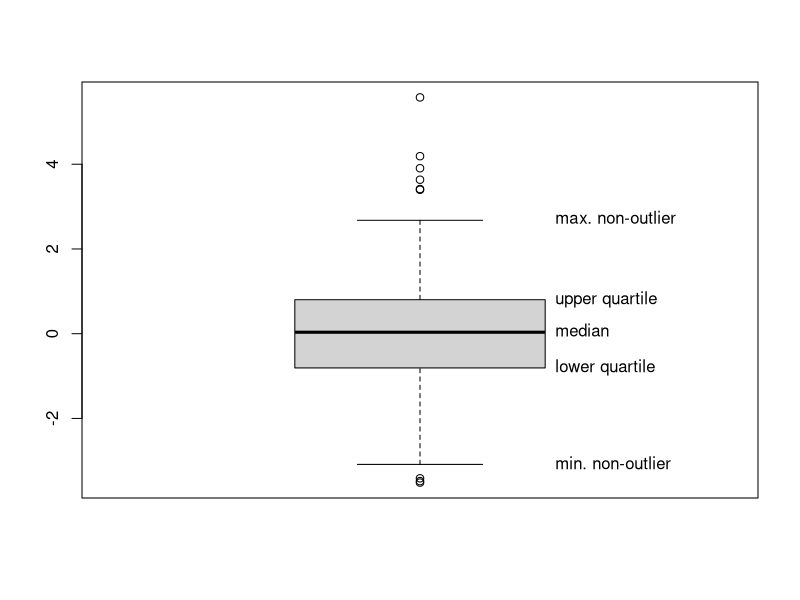
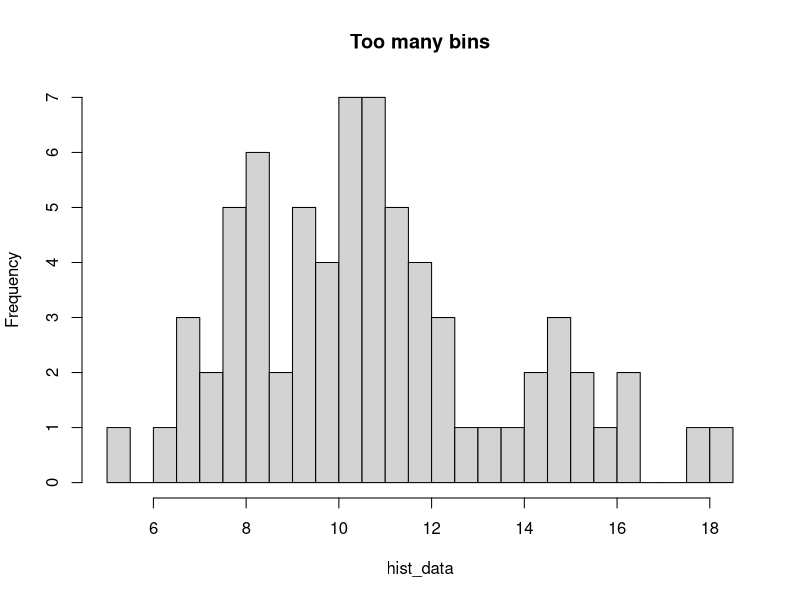
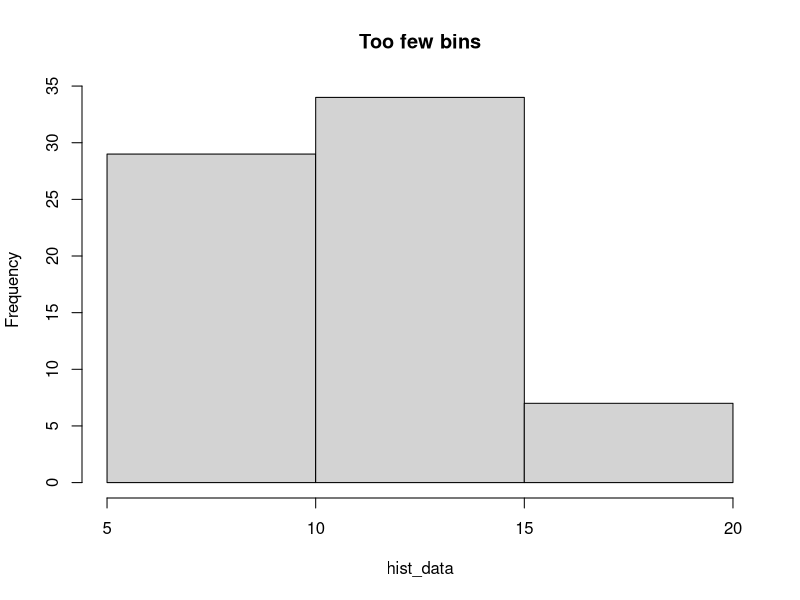

Recreate these plots in R, in order.
## ---- chunk 1
data <- c(4, 7, 6, 7, 4, 5, 5)
mean(data)
## ---- chunk 2
set.seed(3)
x <- c(rnorm(200), rnorm(40, 0.2, 2.2))
boxplot(x)
text(1.2, quantile(x, 0.25), "lower quartile", pos = 4)
text(1.2, quantile(x, 0.5),  "median", pos = 4)
text(1.2, quantile(x, 0.75), "upper quartile", pos = 4)
text(1.2, -3.1, "min. non-outlier", pos = 4)
text(1.2, 2.7, "max. non-outlier", pos = 4)
## ---- chunk 3
#boxplot(temp$jul, temp$sep,
#         names = c("July", "September"),
#         ylab = "Temperature (degrees C)")
## ---- chunk 4
set.seed(4)
## ---- chunk 5
hist_data <- c(rnorm(30, 8, 2), rnorm(40, 12, 3))  # Some fake data
hist(hist_data, breaks = 40, main = "Too many bins")
hist(hist_data, breaks = 3, main = "Too few bins")
